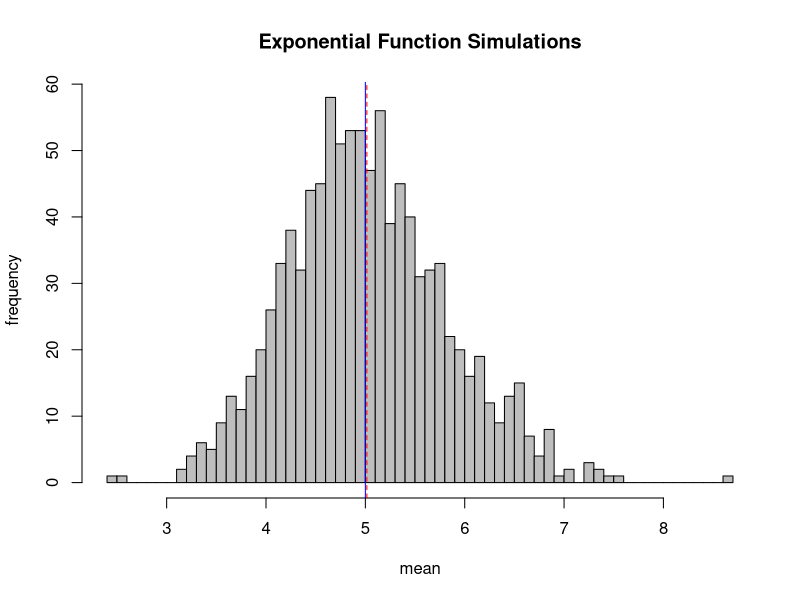
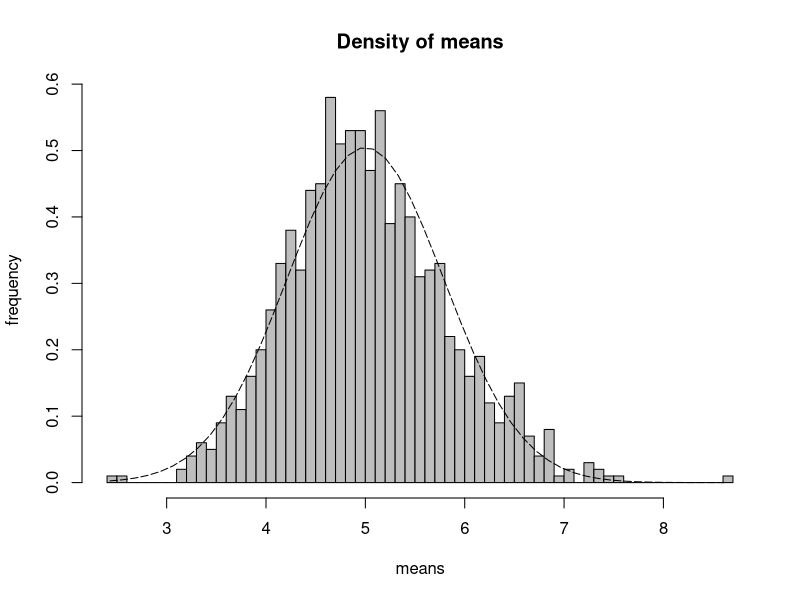
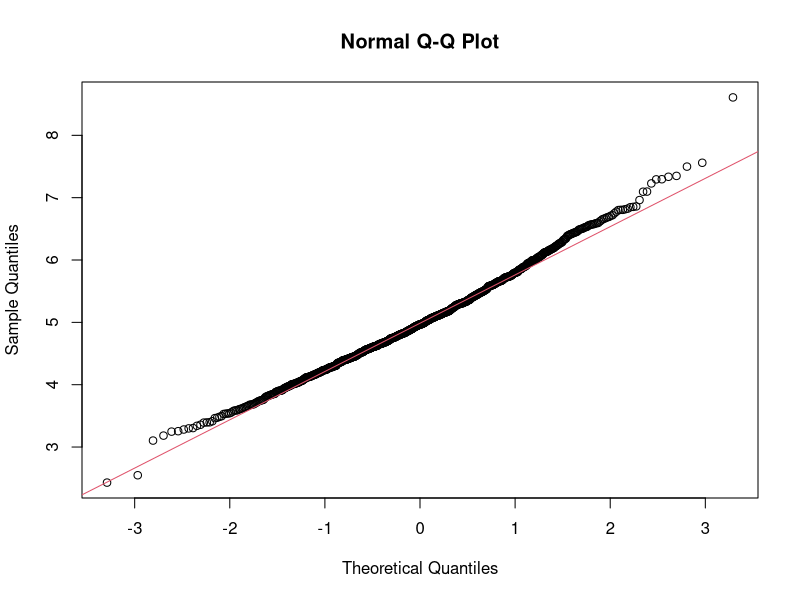

These charts were generated, in order, by the following R code:
## ---- chunk 1
knitr::opts_chunk$set(echo = TRUE)
## ---- chunk 2
##LIBRARIES LOAD AND WORKSPACE CLEANING
library("data.table")
library("ggplot2")
rm(list = ls())
cat("\014") 
## ---- chunk 3

##DATA SIMULATION
set.seed(69) # set seed for reproducability
lambda <- 0.2
nsam <-40  # number of samples
nsim <- 1000 # number of simulations
sim_exp <- replicate(nsim, rexp(nsam, lambda)) # simulates the exponentials, used replicate instead of apply along a 1:nsim vector and reshaping in a matrix.
exp_means <- apply(sim_exp, 2, mean) # calculates the means of exponentials by columns of nsam data
## ---- chunk 4
analytical_mean <- mean(exp_means) #As mean is a lineal operation
analytical_mean

theoretical_mean <- 1/lambda  #From definition
theoretical_mean
## ---- chunk 5

hist(exp_means, xlab = "mean",ylab= "frequency", main = "Exponential Function Simulations", col="grey",breaks = 50 )
abline(v = analytical_mean, col = "red",lty="dashed")
abline(v = theoretical_mean, col = "blue")
## ---- chunk 6
analytical_sd <- sd(exp_means)# standard deviation of distribution
analytical_sd

theoretical_sd <- (1/lambda)/sqrt(nsam)# standard deviation from analytical expression
theoretical_sd

analytical_var <-analytical_sd^2 #As its a huge numer of repetitions
analytical_var # variance from analytical expression

theoretical_var <-theoretical_sd^2 # variance of distribution
theoretical_var
## ---- chunk 7
x_val <- seq(min(exp_means), max(exp_means), length=50) # Secuence of equidistant values
y_val <- dnorm(x_val, mean=theoretical_mean, sd=theoretical_sd)
hist(exp_means,breaks=50,prob=T,col="grey",xlab = "means",main="Density of means",ylab="frequency")
lines(x_val, y_val, pch=22, col="black", lty=5)
## ---- chunk 8

qqnorm(exp_means) # compare the distribution of averages of 40 exponentials to a normal distribution
qqline(exp_means,col = 2) 
